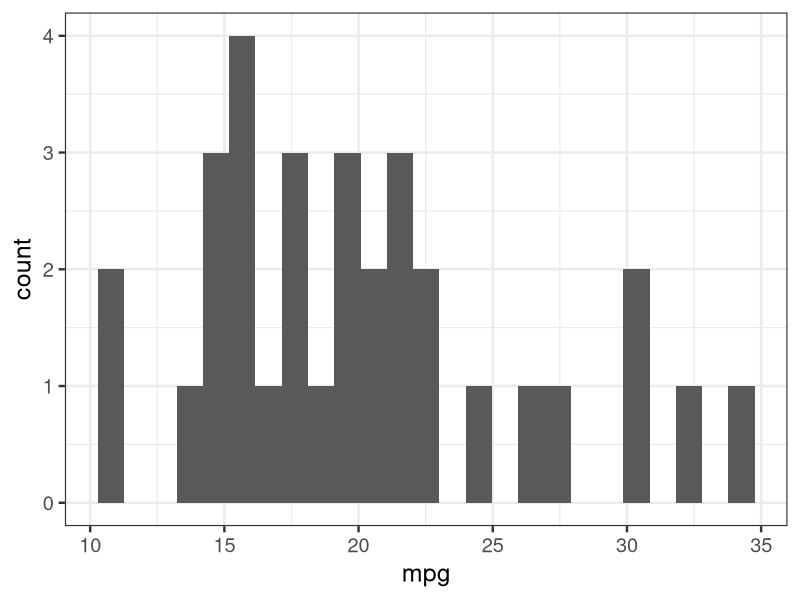

The R script that drew this image: (Note: this script raises an error after producing the figure.)
## ---- chunk 1
library(tidyverse)
ggplot2::theme_set(ggplot2::theme_bw(18))
## ---- chunk 2
mtcars %>%
  ggplot(aes(x = mpg)) +
  geom_histogram(bins = 25)
## ---- chunk 3
mtcars_dens <- function(df, col) {
  df %>%
    ggplot(aes(x = col)) +
    geom_histogram(bins = 25)
}
mtcars_dens(df = mtcars, col = "mpg")
## ---- chunk 4
mtcars_dens <- function(df, col) {
  df %>%
    ggplot(aes_string(x = col)) +
    geom_histogram(bins = 25)
}
mtcars_dens(df = mtcars, col = "mpg")
## ---- chunk 5
mtcars_dens(df = mtcars, col = "hp")
## ---- chunk 6
mtcars %>%
  filter(hp > 250)
## ---- chunk 7
mtcars_filter <- function(df, col) {
  df %>%
    filter(col > 250)
}
mtcars_filter(df = mtcars, col = "hp")
## ---- chunk 8
mtcars_filter <- function(df, col) {
  filter_call <- lazyeval::interp(~ var > 250, var = as.name(col))
  df %>%
    filter_(.dots = filter_call)
}
mtcars_filter(df = mtcars, col = "hp")
## ---- chunk 9
mtcars_filter <- function(df, col, threshold) {
  filter_call <- lazyeval::interp(~ var > thr,
                                  var = as.name(col),
                                  thr = quote(threshold))
  df %>%
    filter_(.dots = filter_call)
}
mtcars_filter(df = mtcars, col = "hp", threshold = 265)
## ---- chunk 10
fun1 <- function(name) {
  paste0("name is, ", name)
}
fun1("stringent")
## ---- chunk 11
fun2 <- function(name) {
  glue::glue("name is {name}")
}
fun2("stringent")
## ---- chunk 12
 
mtcars_filter <- function(df, col, threshold) {

  column <- quo(col > threshold)
  print(enquo(column))
  thr <- quo(threshold)
  df %>%
    filter(!!column)
}
mtcars_filter(df = mtcars, hp, threshold = 265)
